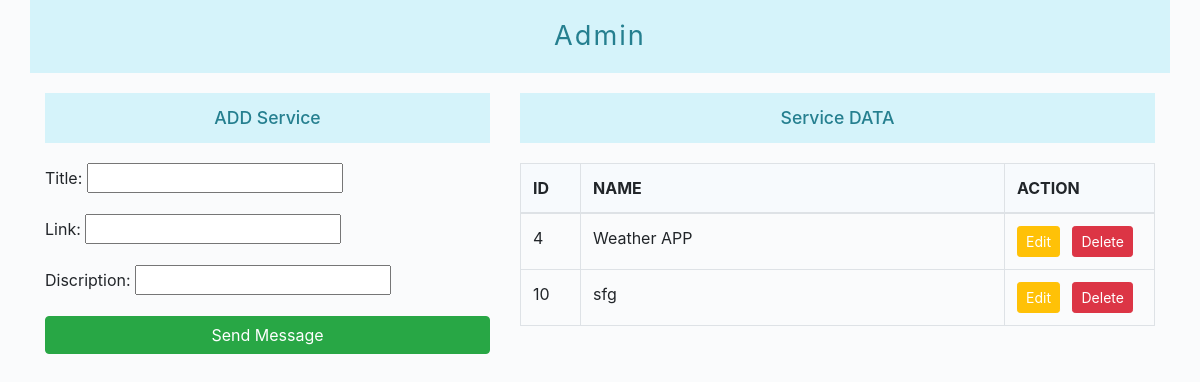
Before: /admin_page/ with the older database file.
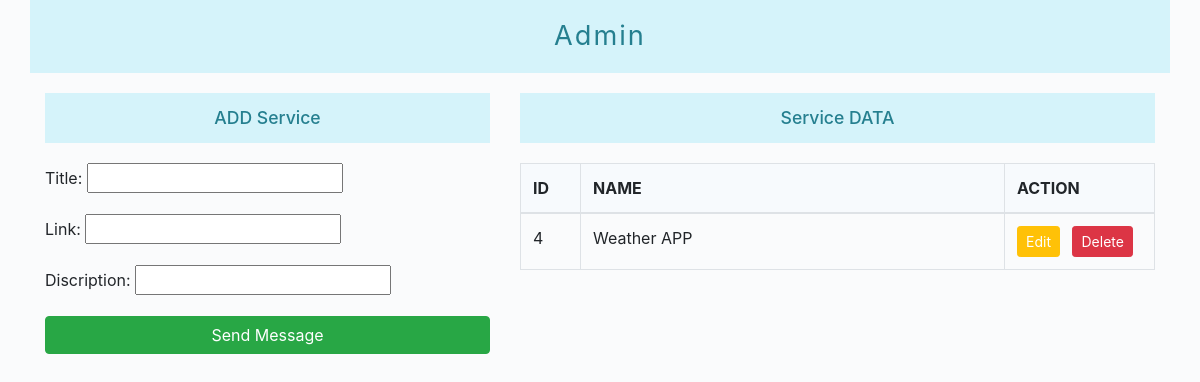
After: the same page with the newer database file.
### services/models.py (models this page shows)
class Services(models.Model):
    Title=models.CharField(max_length=100)
    Link=models.CharField(max_length=100)
    Discription=models.CharField(max_length=100)

### services/views.py (the view)
# urls.py: path('admin_page/',views.admin_services,name='admin_page')
def admin_services(request):
    data=Services.objects.all()
    if request.method == 'POST':
        sfrm = servicefrm(request.POST)
        if sfrm.is_valid():
            sfrm.save()
            return redirect('show_services')
    else:
        sfrm = servicefrm()
    return(render(request,'admin_page.html',{'data':data,'sfrm':sfrm}))

### services/forms.py
class servicefrm(forms.ModelForm):
    class Meta:
        model=Services
        fields=['Title','Link','Discription']

### templates/admin_page.html (shortened to what this page needs)
<!DOCTYPE html>
<html lang="en">
<head>
    <link rel="stylesheet" href="https://maxcdn.bootstrapcdn.com/bootstrap/4.5.2/css/bootstrap.min.css">
</head>
<body>
    <div class="container">
        <div class="row">
            <div class="col-12 header-title">
                Admin
            </div>
        </div>
        <div class="row">
            <div class="col-md-5">
                <div class="section-title">ADD Service</div>
                <form action="" method="POST" novalidate>
                    {% for field in sfrm %}
                        <div class="mb-3">
                            {{ field.label_tag }}
                            {{ field }}
                        </div>
                    {% endfor %}
                    <button type="submit" class="btn btn-success w-100">
                        Send Message
                    </button>
                </form>
            </div>
            <div class="col-md-7">
                <div class="section-title">Service DATA</div>
                <table class="table table-bordered">
                    <thead>
                        <tr>
                            <th style="width:60px;">ID</th>
                            <th>NAME</th>
                            <th style="width:150px;">ACTION</th>
                        </tr>
                    </thead>
                    <tbody>
                        {% for data in data%}
                        <tr>
                            <td>{{data.id}}</td>
                            <td>{{data.Title}}</td>
                            <td>
     <a href="{%url 'edit_services' data.id%}" class="btn btn-warning btn-sm mr-2">Edit</a>
     <a href="{%url 'delete_services' data.id %}" class="btn btn-danger btn-sm">Delete</a>
                            </td>
                        </tr>
                        {%endfor%}
                    </tbody>
                </table>
            </div>
        </div>
    </div>
</body>
</html>

### templates/admin_page.html (style rules this page uses)
body { background: #fafbfc; }
.header-title { background: #d5f3fa; padding: 16px; text-align: center; font-size: 1.7rem; font-weight: 400; margin-bottom: 20px; color: #257f8f; letter-spacing: 2px; }
.section-title { background: #d5f3fa; padding: 12px 0; text-align: center; color: #257f8f; font-size: 1.1rem; margin-bottom: 20px; font-weight: 500; }
.table thead { background: #f7fafd; }
.btn-warning { color: #fff; }

Changed rows visible on the page:
removed Services: id "10", Title "sfg"
